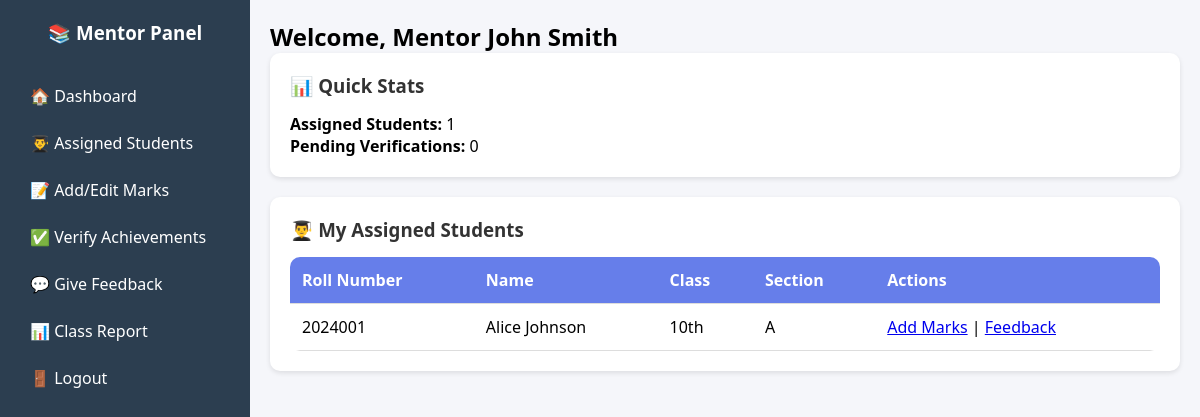
The page /mentor/dashboard.php (signed in) on the database its author committed.
### tables this page shows
CREATE TABLE student_details (
    id INT AUTO_INCREMENT PRIMARY KEY,
    user_id INT UNIQUE,
    roll_number VARCHAR(20) UNIQUE,
    class VARCHAR(20),
    section VARCHAR(10),
    parent_phone VARCHAR(15),
    address TEXT,
    mentor_id INT,
    FOREIGN KEY (user_id) REFERENCES users(id) ON DELETE CASCADE,
    FOREIGN KEY (mentor_id) REFERENCES users(id)
);

CREATE TABLE users (
    id INT AUTO_INCREMENT PRIMARY KEY,
    username VARCHAR(50) UNIQUE NOT NULL,
    password VARCHAR(255) NOT NULL,
    full_name VARCHAR(100) NOT NULL,
    email VARCHAR(100) UNIQUE NOT NULL,
    role ENUM('admin', 'mentor', 'student') DEFAULT 'student',
    created_at TIMESTAMP DEFAULT CURRENT_TIMESTAMP
);

### mentor/dashboard.php (the view, shortened to what this page needs)
<?php
require_once '../includes/db_connect.php';
$stmt = $pdo->prepare("SELECT u.id, u.full_name, u.email, sd.roll_number, sd.class, sd.section
                       FROM student_details sd
                       JOIN users u ON sd.user_id = u.id
                       WHERE sd.mentor_id = ?");
$stmt->execute([$_SESSION['user_id']]);
$students = $stmt->fetchAll();
$pending_count = 0;
foreach($students as $student) {
    $stmt2 = $pdo->prepare("SELECT COUNT(*) as count FROM achievements
                            WHERE student_id = ? AND verified_by_mentor = FALSE");
    $stmt2->execute([$student['id']]);
    $pending = $stmt2->fetch();
    $pending_count += $pending['count'];
}
?>
<!DOCTYPE html>
<html lang="en">
<head>
    <link rel="stylesheet" href="../assets/css/style.css">
</head>
<body>
    <div class="dashboard">
        <div class="sidebar">
            <h3>📚 Mentor Panel</h3>
            <a href="dashboard.php">🏠 Dashboard</a>
            <a href="assigned_students.php">👨‍🎓 Assigned Students</a>
            <a href="add_marks.php">📝 Add/Edit Marks</a>
            <a href="verify_achievements.php">✅ Verify Achievements</a>
            <a href="give_feedback.php">💬 Give Feedback</a>
            <a href="class_report.php">📊 Class Report</a>
            <a href="logout.php">🚪 Logout</a>
        </div>
        <div class="main-content">
            <h2>Welcome, Mentor <?php echo $_SESSION['full_name']; ?></h2>
            <div class="card">
                <h3>📊 Quick Stats</h3>
                <p><strong>Assigned Students:</strong> <?php echo count($students); ?></p>
                <p><strong>Pending Verifications:</strong> <?php echo $pending_count; ?></p>
            </div>
            <div class="card">
                <h3>👨‍🎓 My Assigned Students</h3>
                <?php if(count($students) > 0): ?>
                    <table>
                        <thead>
                            <tr><th>Roll Number</th><th>Name</th><th>Class</th><th>Section</th><th>Actions</th></tr>
                        </thead>
                        <tbody>
                            <?php foreach($students as $student): ?>
                            <tr>
                                <td><?php echo $student['roll_number']; ?></td>
                                <td><?php echo $student['full_name']; ?></td>
                                <td><?php echo $student['class'] ?: 'Not assigned'; ?></td>
                                <td><?php echo $student['section'] ?: 'Not assigned'; ?></td>
                                <td>
                                    <a href="add_marks.php?student=<?php echo $student['id']; ?>">Add Marks</a> |
                                    <a href="give_feedback.php?student=<?php echo $student['id']; ?>">Feedback</a>
                                </td>
                            </tr>
                            <?php endforeach; ?>
                        </tbody>
                    </table>
                <?php else: ?>
                    <p>No students assigned yet.</p>
                <?php endif; ?>
            </div>
        </div>
    </div>
</body>
</html>

### assets/css/style.css (style rules this page uses)
* { margin: 0; padding: 0; box-sizing: border-box; }
body { font-family: 'Segoe UI', Tahoma, Geneva, Verdana, sans-serif; background: linear-gradient(135deg, #667eea 0%, #764ba2 100%); min-height: 100vh; }
.dashboard { display: flex; min-height: 100vh; }
.sidebar { width: 250px; background: #2c3e50; color: white; padding: 20px; }
.sidebar h3 { margin-bottom: 30px; text-align: center; }
.sidebar a { display: block; color: white; text-decoration: none; padding: 10px; margin: 5px 0; border-radius: 5px; transition: background 0.3s; }
.main-content { flex: 1; padding: 20px; background: #f5f6fa; }
.card { background: white; padding: 20px; border-radius: 10px; margin-bottom: 20px; box-shadow: 0 2px 5px rgba(0,0,0,0.1); }
.card h3 { margin-bottom: 15px; color: #333; }
table { width: 100%; background: white; border-collapse: collapse; border-radius: 10px; overflow: hidden; }
th, td { padding: 12px; text-align: left; border-bottom: 1px solid #ddd; }
th { background: #667eea; color: white; }

### rows shown on the page
student_details: roll_number "2024001", user.full_name "Alice Johnson", class "10th", section "A"

### other values the page prints
$_SESSION['full_name'] "John Smith"
count($students) "1"
$pending_count "0"
